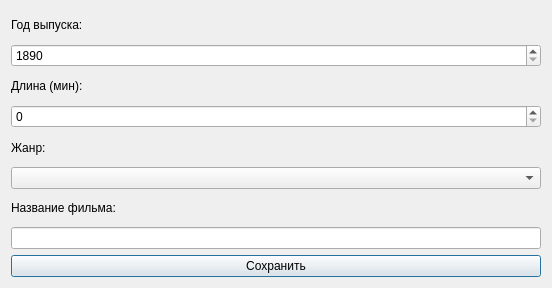
<?xml version="1.0" encoding="UTF-8"?>
<ui version="4.0">
 <class>Dialog</class>
 <widget class="QDialog" name="Dialog">
  <property name="geometry">
   <rect>
    <x>0</x>
    <y>0</y>
    <width>552</width>
    <height>288</height>
   </rect>
  </property>
  <property name="windowTitle">
   <string>Dialog</string>
  </property>
  <layout class="QVBoxLayout" name="verticalLayout">
   <item>
    <widget class="QLabel" name="label_2">
     <property name="text">
      <string>Год выпуска:</string>
     </property>
    </widget>
   </item>
   <item>
    <widget class="QSpinBox" name="spin_year">
     <property name="minimum">
      <number>1890</number>
     </property>
     <property name="maximum">
      <number>2050</number>
     </property>
    </widget>
   </item>
   <item>
    <widget class="QLabel" name="label_4">
     <property name="text">
      <string>Длина (мин):</string>
     </property>
    </widget>
   </item>
   <item>
    <widget class="QSpinBox" name="spin_duration">
     <property name="maximum">
      <number>1000</number>
     </property>
    </widget>
   </item>
   <item>
    <widget class="QLabel" name="label_3">
     <property name="text">
      <string>Жанр:</string>
     </property>
    </widget>
   </item>
   <item>
    <widget class="QComboBox" name="combo_genre"/>
   </item>
   <item>
    <widget class="QLabel" name="label">
     <property name="text">
      <string>Название фильма:</string>
     </property>
    </widget>
   </item>
   <item>
    <widget class="QLineEdit" name="line_title"/>
   </item>
   <item>
    <widget class="QPushButton" name="btn_save">
     <property name="text">
      <string>Сохранить</string>
     </property>
    </widget>
   </item>
  </layout>
 </widget>
 <resources/>
 <connections/>
</ui>
